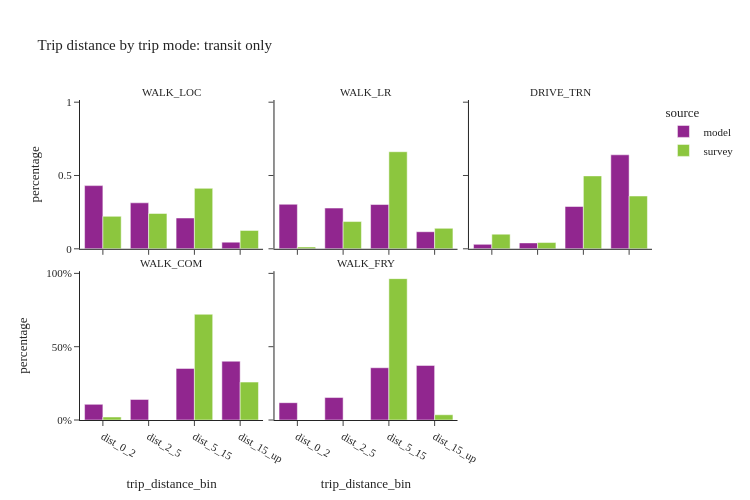

Here is the notebook cell this chart was saved with:
### Code cell
util.plot_share_facetbar(trip_data, 'trip_weight', share_col="trip_distance_bin", title="Trip distance by trip mode: transit only", 
                            facet_col="trip_mode_transit_only", facet_col_wrap=3, height=500, orientation='v')

### Figure 1 — Plotly figure (JSON) as saved in the notebook; plotly's stock layout.template omitted (floating-point values rounded to 4 significant figures)
{"data": [{"alignmentgroup": "True", "customdata": [[80496], [58588], [39242], [8482]], "hovertemplate": "source=model<br>trip_mode_transit_only=WALK_LOC<br>trip_distance_bin=%{x}<br>percentage=%{y}<br>sample_size=%{customdata[0]}<extra></extra>", "legendgroup": "model", "marker": {"color": "#91268F", "pattern": {"shape": ""}}, "name": "model", "offsetgroup": "model", "orientation": "v", "showlegend": true, "textposition": "auto", "type": "bar", "x": ["dist_0_2", "dist_2_5", "dist_5_15", "dist_15_up"], "xaxis": "x4", "y": [0.4309, 0.3136, 0.2101, 0.0454], "yaxis": "y4"}, {"alignmentgroup": "True", "customdata": [[22984], [21030], [22862], [8817]], "hovertemplate": "source=model<br>trip_mode_transit_only=WALK_LR<br>trip_distance_bin=%{x}<br>percentage=%{y}<br>sample_size=%{customdata[0]}<extra></extra>", "legendgroup": "model", "marker": {"color": "#91268F", "pattern": {"shape": ""}}, "name": "model", "offsetgroup": "model", "orientation": "v", "showlegend": false, "textposition": "auto", "type": "bar", "x": ["dist_0_2", "dist_2_5", "dist_5_15", "dist_15_up"], "xaxis": "x5", "y": [0.3036, 0.2778, 0.302, 0.1165], "yaxis": "y5"}, {"alignmentgroup": "True", "customdata": [[281], [373], [2683], [5961]], "hovertemplate": "source=model<br>trip_mode_transit_only=DRIVE_TRN<br>trip_distance_bin=%{x}<br>percentage=%{y}<br>sample_size=%{customdata[0]}<extra></extra>", "legendgroup": "model", "marker": {"color": "#91268F", "pattern": {"shape": ""}}, "name": "model", "offsetgroup": "model", "orientation": "v", "showlegend": false, "textposition": "auto", "type": "bar", "x": ["dist_0_2", "dist_2_5", "dist_5_15", "dist_15_up"], "xaxis": "x6", "y": [0.03022, 0.04012, 0.2886, 0.6411], "yaxis": "y6"}, {"alignmentgroup": "True", "customdata": [[439], [577], [1447], [1649]], "hovertemplate": "source=model<br>trip_mode_transit_only=WALK_COM<br>trip_distance_bin=%{x}<br>percentage=%{y}<br>sample_size=%{customdata[0]}<extra></extra>", "legendgroup": "model", "marker": {"color": "#91268F", "pattern": {"shape": ""}}, "name": "model", "offsetgroup": "model", "orientation": "v", "showlegend": false, "textposition": "auto", "type": "bar", "x": ["dist_0_2", "dist_2_5", "dist_5_15", "dist_15_up"], "xaxis": "x", "y": [0.1068, 0.1403, 0.3519, 0.401], "yaxis": "y"}, {"alignmentgroup": "True", "customdata": [[276], [358], [833], [870]], "hovertemplate": "source=model<br>trip_mode_transit_only=WALK_FRY<br>trip_distance_bin=%{x}<br>percentage=%{y}<br>sample_size=%{customdata[0]}<extra></extra>", "legendgroup": "model", "marker": {"color": "#91268F", "pattern": {"shape": ""}}, "name": "model", "offsetgroup": "model", "orientation": "v", "showlegend": false, "textposition": "auto", "type": "bar", "x": ["dist_0_2", "dist_2_5", "dist_5_15", "dist_15_up"], "xaxis": "x2", "y": [0.1181, 0.1532, 0.3564, 0.3723], "yaxis": "y2"}, {"alignmentgroup": "True", "customdata": [[469], [550], [498], [120]], "hovertemplate": "source=survey<br>trip_mode_transit_only=WALK_LOC<br>trip_distance_bin=%{x}<br>percentage=%{y}<br>sample_size=%{customdata[0]}<extra></extra>", "legendgroup": "survey", "marker": {"color": "#8CC63E", "pattern": {"shape": ""}}, "name": "survey", "offsetgroup": "survey", "orientation": "v", "showlegend": true, "textposition": "auto", "type": "bar", "x": ["dist_0_2", "dist_2_5", "dist_5_15", "dist_15_up"], "xaxis": "x4", "y": [0.2215, 0.2409, 0.4123, 0.1253], "yaxis": "y4"}, {"alignmentgroup": "True", "customdata": [[17], [41], [45], [13]], "hovertemplate": "source=survey<br>trip_mode_transit_only=WALK_LR<br>trip_distance_bin=%{x}<br>percentage=%{y}<br>sample_size=%{customdata[0]}<extra></extra>", "legendgroup": "survey", "marker": {"color": "#8CC63E", "pattern": {"shape": ""}}, "name": "survey", "offsetgroup": "survey", "orientation": "v", "showlegend": false, "textposition": "auto", "type": "bar", "x": ["dist_0_2", "dist_2_5", "dist_5_15", "dist_15_up"], "xaxis": "x5", "y": [0.01249, 0.1859, 0.6621, 0.1396], "yaxis": "y5"}, {"alignmentgroup": "True", "customdata": [[8], [7], [40], [30]], "hovertemplate": "source=survey<br>trip_mode_transit_only=DRIVE_TRN<br>trip_distance_bin=%{x}<br>percentage=%{y}<br>sample_size=%{customdata[0]}<extra></extra>", "legendgroup": "survey", "marker": {"color": "#8CC63E", "pattern": {"shape": ""}}, "name": "survey", "offsetgroup": "survey", "orientation": "v", "showlegend": false, "textposition": "auto", "type": "bar", "x": ["dist_0_2", "dist_2_5", "dist_5_15", "dist_15_up"], "xaxis": "x6", "y": [0.09992, 0.04267, 0.4974, 0.36], "yaxis": "y6"}, {"alignmentgroup": "True", "customdata": [[1], [11], [10]], "hovertemplate": "source=survey<br>trip_mode_transit_only=WALK_COM<br>trip_distance_bin=%{x}<br>percentage=%{y}<br>sample_size=%{customdata[0]}<extra></extra>", "legendgroup": "survey", "marker": {"color": "#8CC63E", "pattern": {"shape": ""}}, "name": "survey", "offsetgroup": "survey", "orientation": "v", "showlegend": false, "textposition": "auto", "type": "bar", "x": ["dist_0_2", "dist_5_15", "dist_15_up"], "xaxis": "x", "y": [0.02036, 0.7211, 0.2586], "yaxis": "y"}, {"alignmentgroup": "True", "customdata": [[1], [6], [11]], "hovertemplate": "source=survey<br>trip_mode_transit_only=WALK_FRY<br>trip_distance_bin=%{x}<br>percentage=%{y}<br>sample_size=%{customdata[0]}<extra></extra>", "legendgroup": "survey", "marker": {"color": "#8CC63E", "pattern": {"shape": ""}}, "name": "survey", "offsetgroup": "survey", "orientation": "v", "showlegend": false, "textposition": "auto", "type": "bar", "x": ["dist_0_2", "dist_5_15", "dist_15_up"], "xaxis": "x2", "y": [0.0, 0.9642, 0.03583], "yaxis": "y2"}], "layout": {"annotations": [{"font": {}, "showarrow": false, "text": "WALK_COM", "x": 0.16, "xanchor": "center", "xref": "paper", "y": 0.465, "yanchor": "bottom", "yref": "paper"}, {"font": {}, "showarrow": false, "text": "WALK_FRY", "x": 0.5, "xanchor": "center", "xref": "paper", "y": 0.465, "yanchor": "bottom", "yref": "paper"}, {"font": {}, "showarrow": false, "text": "WALK_LOC", "x": 0.16, "xanchor": "center", "xref": "paper", "y": 1.0, "yanchor": "bottom", "yref": "paper"}, {"font": {}, "showarrow": false, "text": "WALK_LR", "x": 0.5, "xanchor": "center", "xref": "paper", "y": 1.0, "yanchor": "bottom", "yref": "paper"}, {"font": {}, "showarrow": false, "text": "DRIVE_TRN", "x": 0.84, "xanchor": "center", "xref": "paper", "y": 1.0, "yanchor": "bottom", "yref": "paper"}], "barmode": "group", "height": 500, "legend": {"title": {"text": "source"}, "tracegroupgap": 0}, "title": {"text": "Trip distance by trip mode: transit only"}, "width": 750, "xaxis": {"anchor": "y", "domain": [0, 0.32], "title": {"text": "trip_distance_bin"}}, "xaxis2": {"anchor": "y2", "domain": [0.34, 0.66], "matches": "x", "title": {"text": "trip_distance_bin"}}, "xaxis3": {"anchor": "y3", "domain": [0.68, 1.0], "matches": "x", "title": {"text": "trip_distance_bin"}}, "xaxis4": {"anchor": "y4", "domain": [0, 0.32], "matches": "x", "showticklabels": false}, "xaxis5": {"anchor": "y5", "domain": [0.34, 0.66], "matches": "x", "showticklabels": false}, "xaxis6": {"anchor": "y6", "domain": [0.68, 1.0], "matches": "x", "showticklabels": false}, "yaxis": {"anchor": "x", "domain": [0, 0.465], "tickformat": ".0%", "title": {"text": "percentage"}}, "yaxis2": {"anchor": "x2", "domain": [0, 0.465], "matches": "y", "showticklabels": false, "tickformat": ".0%"}, "yaxis3": {"anchor": "x3", "domain": [0, 0.465], "matches": "y", "showticklabels": false}, "yaxis4": {"anchor": "x4", "domain": [0.535, 1.0], "matches": "y", "title": {"text": "percentage"}}, "yaxis5": {"anchor": "x5", "domain": [0.535, 1.0], "matches": "y", "showticklabels": false}, "yaxis6": {"anchor": "x6", "domain": [0.535, 1.0], "matches": "y", "showticklabels": false}}}
